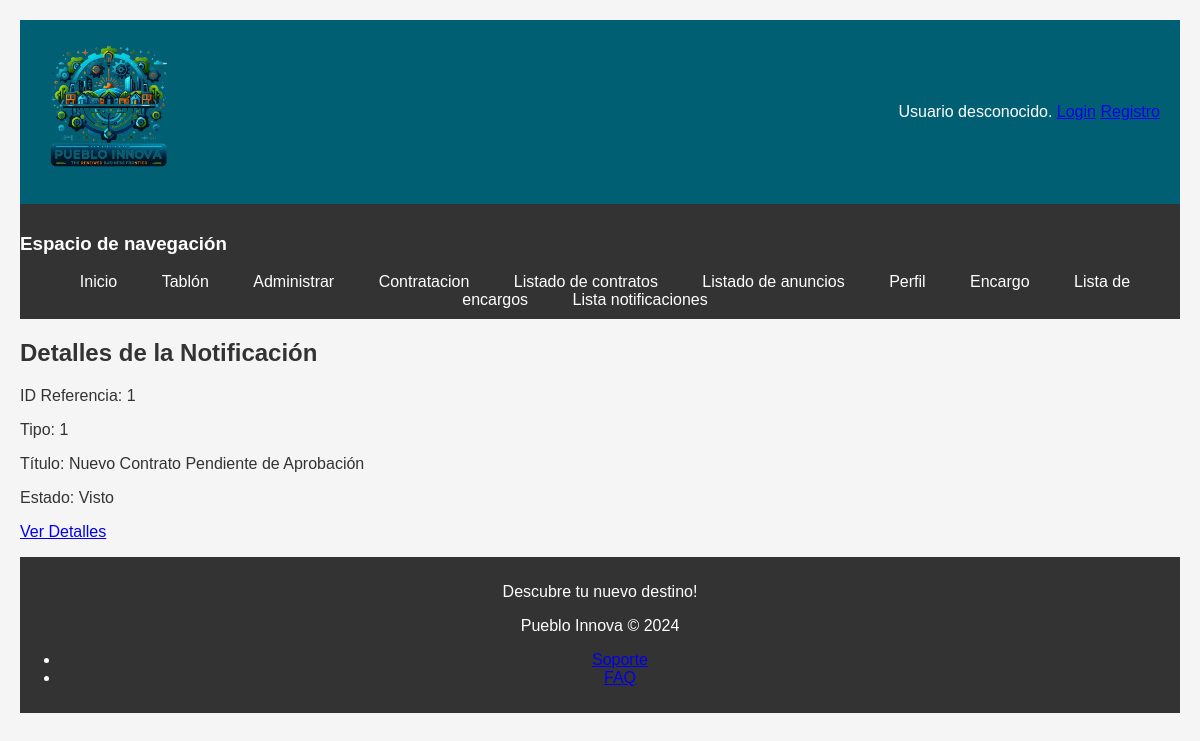
The page /notificacionDetallado.php?id=1 on the database its author committed.
### tables this page shows
CREATE TABLE `notificaciones` (
  `id` int(11) NOT NULL,
  `idReferencia` int(11) NOT NULL COMMENT 'Id del contrato, noticia, servicio que ha causado la notificación',
  `tipo` tinyint(4) NOT NULL COMMENT 'Tipo de notificación (contrato, encargo, noticia ...)',
  `fecha` datetime NOT NULL,
  `estado` tinyint(4) NOT NULL,
  `idEmisor` int(11) NOT NULL,
  `idReceptor` int(11) NOT NULL,
  `titulo` varchar(50) NOT NULL
);

### notificacionDetallado.php (called while the page is built, shortened)
<?php
require_once __DIR__ . '/includes/clases/Notificacion.php';
require_once __DIR__ . '/includes/formularios/FormularioNotificacionDetalle.php';
$idNotificacion = isset($_GET['id']) ? $_GET['id'] : null;
$formulario = new FormularioNotificacionDetalle($idNotificacion);
$formularioHtml = $formulario->gestiona();
require __DIR__ . '/includes/vistas/plantillas/plantilla.php';
?>

### includes/clases/Notificacion.php (called while the page is built, shortened)
<?php
class Notificacion
{
    private $idReferencia;
    private $tipo;
    private $estado;
    private $titulo;
    public function __construct($idReferencia, $tipo, $estado, $idEmisor, $idReceptor, $titulo, $fecha = null, $id = null)
    {
        $this->idReferencia = $idReferencia;
        $this->tipo = $tipo;
        $this->estado = $estado;
        $this->titulo = $titulo;
    }
    public function getIdReferencia(){
        return $this->idReferencia;
    }
    public function getTitulo(){
        return $this->titulo;
    }
    public function getEstado() {
        return $this->estado;
    }
    public function getTipo() {
        return $this->tipo;
    }
    public static function buscaNotificacionPorId($idNotificacion)
    {
        $conn = Aplicacion::getInstance()->getConexionBd();
        $query = sprintf("SELECT * FROM notificaciones WHERE id=%d", $idNotificacion);
        $rs = $conn->query($query);
        if ($rs) {
            if ($fila = $rs->fetch_assoc()) {
                return new Notificacion(
                    $fila['idReferencia'],
                    $fila['tipo'],
                    $fila['estado'],
                    $fila['idEmisor'],
                    $fila['idReceptor'],
                    $fila['titulo'],
                    $fila['fecha'],
                    $fila['id']
                );
            }
        }
        return null;
    }
}
?>

### includes/formularios/FormularioNotificacionDetalle.php (the view, shortened to what this page needs)
<?php
require_once 'Formulario.php';
require_once __DIR__.'/../../includes/clases/Notificacion.php';
class FormularioNotificacionDetalle extends Formulario
{
    private $idNotificacion;
    public function __construct($idNotificacion) {
        $this->idNotificacion = $idNotificacion;
    }
    protected function generaCamposFormulario(&$datos) {
        $notificacion = Notificacion::buscaNotificacionPorId($this->idNotificacion);
        $tipoLink = $this->determineLink($notificacion->getTipo(), $notificacion->getIdReferencia());
        $html = '<h2>Detalles de la Notificación</h2>';
        $html .= "<p>ID Referencia: {$notificacion->getIdReferencia()}</p>";
        $html .= "<p>Tipo: {$notificacion->getTipo()}</p>";
        $html .= "<p>Título: {$notificacion->getTitulo()}</p>";
        $html .= "<p>Estado: {$this->translateEstado($notificacion->getEstado())}</p>";
        $html .= "<p><a href='{$tipoLink}'>Ver Detalles</a></p>";
        return $html;
    }
    private function determineLink($tipo, $idReferencia) {
        switch ($tipo) {
            case Notificacion::CONTRATO_TIPO:
                return RUTA_APP . "/contratoDetallado.php?id=$idReferencia";
        }
    }
    private function translateEstado($estado) {
        switch ($estado) {
            case Notificacion::VISTO_ESTADO:
                return 'Visto';
        }
    }
}
?>

### css/prueba.css (style rules this page uses)
body { font-family: 'Arial', sans-serif; background-color: #f5f5f5; color: #333; padding: 20px; margin: 0; }

### rows shown on the page
notificaciones: idReferencia "1", tipo "1", titulo "Nuevo Contrato Pendiente de Aprobación", estado "Visto"
